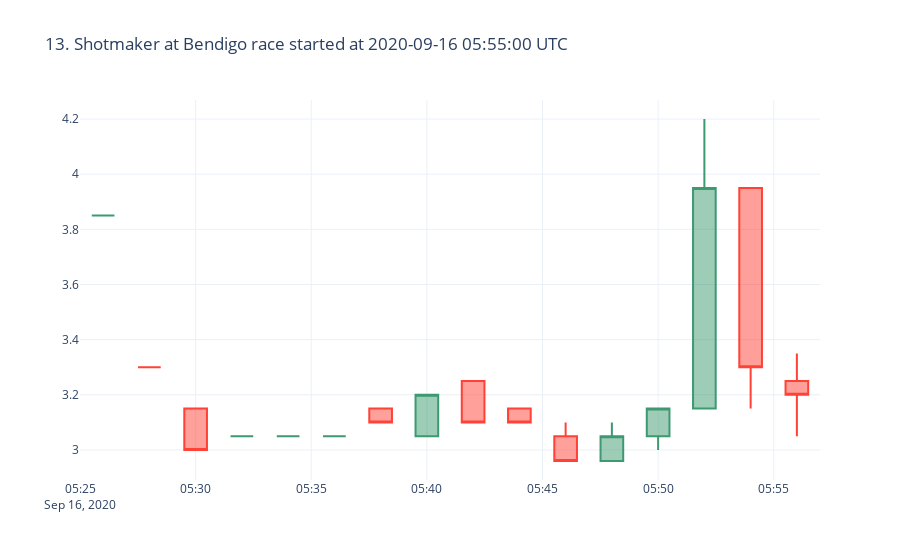

Write notebook code for a chart like this one.
### Markdown cell above
This looks exactly like what we'd expect from a extreme plunge: consistent, sustained and unrelenting support on the back side as the horse is pushed from 8-10 odds down to it's fair odds of around 3.

Let's look at the second big plunge:

### Code cell
priceCandlestickPlotly(df.query('market_id == "1.173069469" and selection_id == "35981261"'))

### Figure 1 — Plotly figure (JSON) as saved in the notebook; plotly's stock layout.template omitted (floating-point values rounded to 4 significant figures)
{"data": [{"close": [3.85, 3.3, 3, 3.05, 3.05, 3.05, 3.1, 3.2, 3.1, 3.1, 2.96, 3.05, 3.15, 3.95, 3.3, 3.2], "high": [3.85, 3.3, 3.15, 3.05, 3.05, 3.05, 3.15, 3.2, 3.25, 3.15, 3.1, 3.1, 3.15, 4.2, 3.95, 3.35], "low": [3.85, 3.3, 3, 3.05, 3.05, 3.05, 3.1, 3.05, 3.1, 3.1, 2.96, 2.96, 3, 3.15, 3.15, 3.05], "open": [3.85, 3.3, 3.15, 3.05, 3.05, 3.05, 3.15, 3.05, 3.25, 3.15, 3.05, 2.96, 3.05, 3.15, 3.95, 3.25], "type": "candlestick", "x": ["2020-09-16T05:26:00", "2020-09-16T05:28:00", "2020-09-16T05:30:00", "2020-09-16T05:32:00", "2020-09-16T05:34:00", "2020-09-16T05:36:00", "2020-09-16T05:38:00", "2020-09-16T05:40:00", "2020-09-16T05:42:00", "2020-09-16T05:44:00", "2020-09-16T05:46:00", "2020-09-16T05:48:00", "2020-09-16T05:50:00", "2020-09-16T05:52:00", "2020-09-16T05:54:00", "2020-09-16T05:56:00"]}], "layout": {"title": {"text": "13. Shotmaker at Bendigo race started at 2020-09-16 05:55:00 UTC"}, "xaxis": {"rangeslider": {"visible": false}}}}
